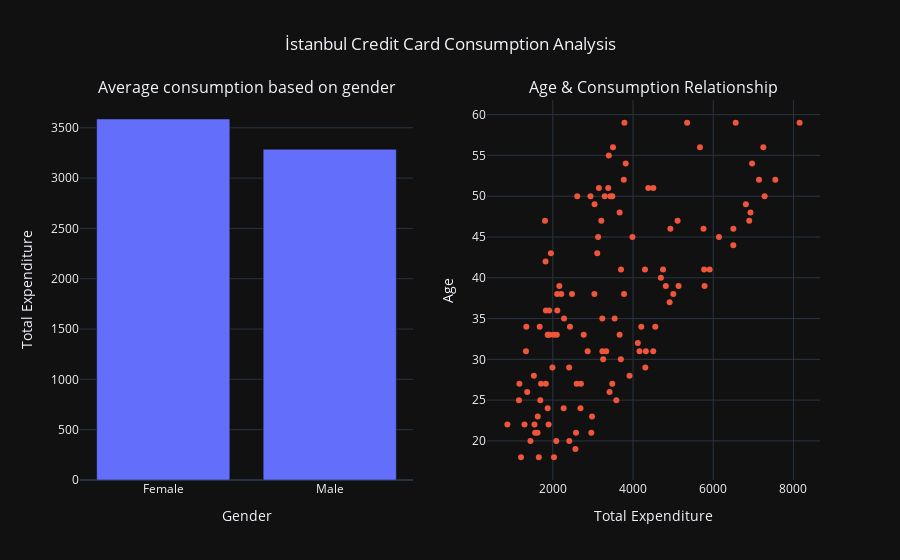

The cell this chart's notebook holds for it:
### Code cell
city_analysis()

### Figure 1 — Plotly figure (JSON) as saved in the notebook; plotly's stock layout.template omitted (floating-point values rounded to 4 significant figures)
{"data": [{"showlegend": false, "type": "bar", "x": ["Female", "Male"], "xaxis": "x", "y": [3587.0, 3286.0], "yaxis": "y"}, {"mode": "markers", "showlegend": false, "type": "scatter", "x": [2770, 1876, 6814, 1619, 2163, 7140, 3234, 3584, 1528, 2029, 1207, 1543, 1651, 3437, 3501, 6897, 3041, 1909, 5136, 2609, 5757, 5004, 2109, 2112, 3397, 3483, 1294, 5784, 2028, 1625, 4749, 1560, 3295, 1923, 2701, 4507, 2690, 1828, 2579, 3382, 868, 5910, 3770, 6968, 4818, 6500, 2960, 2939, 1156, 3913, 3210, 3776, 2479, 1340, 1895, 3332, 4298, 3701, 1991, 3542, 2564, 3130, 1952, 3818, 3666, 5773, 3149, 1167, 1806, 2869, 8153, 1362, 2087, 3037, 3666, 3483, 5111, 3986, 3415, 2596, 7548, 2211, 4912, 7281, 6928, 2411, 4695, 1819, 4321, 7248, 2428, 1688, 4556, 5349, 1827, 6502, 1875, 1443, 2100, 1331, 3697, 2271, 4206, 4120, 4380, 3108, 4931, 6142, 2407, 4161, 4503, 4307, 1673, 3256, 3236, 2281, 2978, 3786, 6560, 1707, 1872, 5669], "xaxis": "x2", "y": [33, 33, 49, 21, 39, 52, 35, 25, 28, 18, 18, 22, 18, 50, 56, 47, 49, 36, 39, 50, 46, 38, 38, 36, 55, 50, 22, 39, 33, 23, 41, 21, 50, 33, 27, 51, 24, 36, 21, 51, 22, 41, 52, 54, 39, 44, 21, 50, 25, 28, 47, 38, 38, 34, 22, 31, 41, 41, 29, 35, 19, 45, 43, 54, 48, 41, 51, 27, 47, 31, 59, 26, 20, 38, 33, 27, 47, 45, 26, 27, 52, 38, 37, 50, 48, 20, 40, 42, 31, 56, 34, 25, 34, 59, 27, 46, 33, 20, 33, 31, 30, 24, 34, 32, 51, 43, 46, 45, 29, 31, 31, 29, 34, 30, 31, 35, 23, 59, 59, 27, 24, 56], "yaxis": "y2"}], "layout": {"annotations": [{"font": {"size": 16}, "showarrow": false, "text": "Average consumption based on gender", "x": 0.225, "xanchor": "center", "xref": "paper", "y": 1, "yanchor": "bottom", "yref": "paper"}, {"font": {"size": 16}, "showarrow": false, "text": "Age & Consumption Relationship", "x": 0.775, "xanchor": "center", "xref": "paper", "y": 1, "yanchor": "bottom", "yref": "paper"}], "title": {"text": "İstanbul Credit Card Consumption Analysis ", "x": 0.5}, "xaxis": {"anchor": "y", "domain": [0, 0.45], "title": {"text": "Gender"}}, "xaxis2": {"anchor": "y2", "domain": [0.55, 1], "title": {"text": "Total Expenditure"}}, "yaxis": {"anchor": "x", "domain": [0, 1], "title": {"text": "Total Expenditure"}}, "yaxis2": {"anchor": "x2", "domain": [0, 1], "title": {"text": "Age"}}}}
